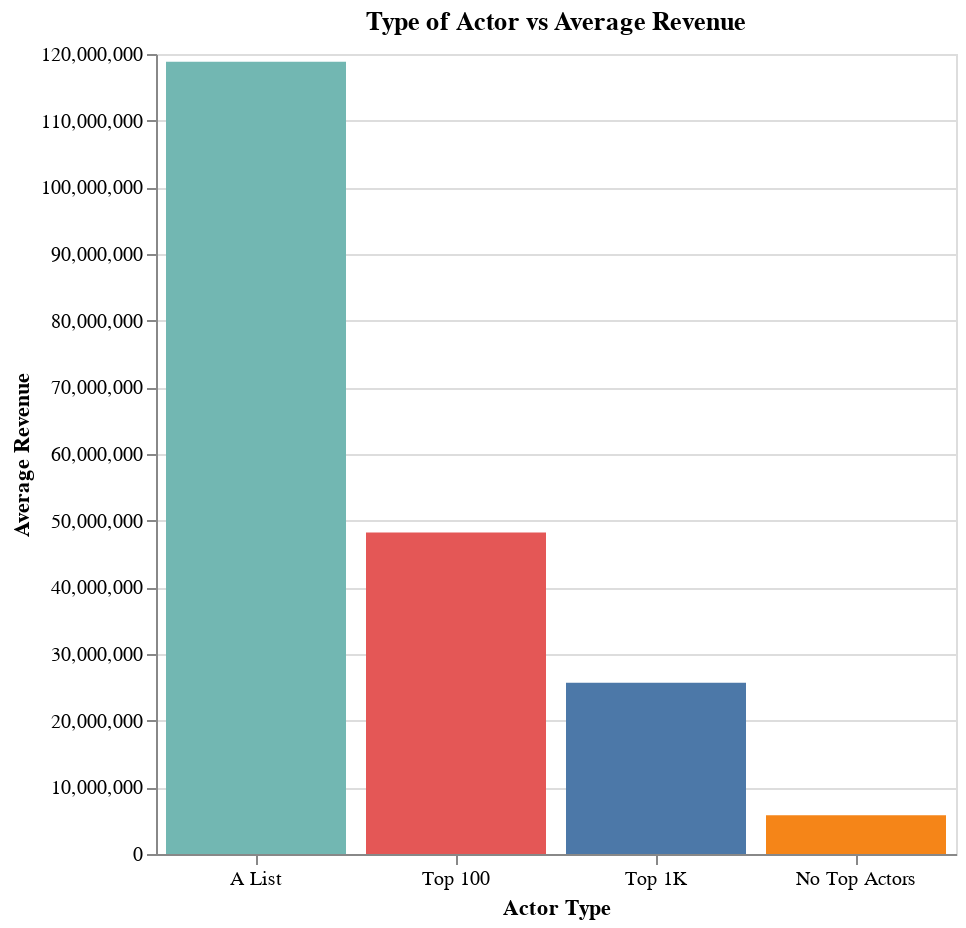

Notebook source saved alongside this figure:
### Code cell
''' 
Top actors vs Revenue
'''
import pandas as pd
import altair as alt

# load data
data = pd.read_csv('data/master_dataset.csv')

# calculate average revenue for movies with top 100 actors
alist_avg_revenue = data[data['a_list'] == 1]['revenue'].mean()

# calculate average revenue for movies with top 100 actors
top100_avg_revenue = data[data['top_100'] == 1]['revenue'].mean()

# calculate average revenue for movies with top 1k actors
top1k_avg_revenue = data[data['top_1k'] == 1]['revenue'].mean()

# calculate average revenue for movies with no top actors
no_top_avg_revenue = data[(data['a_list'] == 0) & (data['top_100'] == 0) & (data['top_1k'] == 0)]['revenue'].mean()

# create a DataFrame to use for plotting
plot_data = pd.DataFrame({
    'actor_type': pd.Categorical(['A List', 'Top 100', 'Top 1K', 'No Top Actors'], categories=['A List', 'Top 100', 'Top 1K', 'No Top Actors'], ordered=True),
    'average_revenue': [alist_avg_revenue, top100_avg_revenue, top1k_avg_revenue, no_top_avg_revenue],
    'color': ['red', 'green', 'blue', 'gray']
})

# create bar chart
chart = alt.Chart(plot_data).mark_bar().encode(
    x=alt.X('actor_type', title='Actor Type', axis=alt.Axis(labelAngle=0), sort=['A List', 'Top 100', 'Top 1K', 'No Top Actors']),
    y=alt.Y('average_revenue', title='Average Revenue'),
    color=alt.Color('color', legend=None),
    tooltip=['actor_type:N', 'average_revenue:Q']
).properties(
    title='Type of Actor vs Average Revenue',
    width=400,
    height=400
).interactive()

# display chart
chart.display()

### Figure 1 — Vega-Lite specification as saved in the notebook (floating-point values rounded to 4 significant figures)
{"config": {"view": {"continuousWidth": 400, "continuousHeight": 300}}, "data": {"name": "data-aeb70a381c7f5a879bb099e62b2e8ea0"}, "mark": "bar", "encoding": {"color": {"field": "color", "legend": null, "type": "nominal"}, "tooltip": [{"field": "actor_type", "type": "nominal"}, {"field": "average_revenue", "type": "quantitative"}], "x": {"axis": {"labelAngle": 0}, "field": "actor_type", "sort": ["A List", "Top 100", "Top 1K", "No Top Actors"], "title": "Actor Type", "type": "nominal"}, "y": {"field": "average_revenue", "title": "Average Revenue", "type": "quantitative"}}, "height": 400, "selection": {"selector072": {"type": "interval", "bind": "scales", "encodings": ["x", "y"]}}, "title": "Type of Actor vs Average Revenue", "width": 400, "$schema": "https://vega.github.io/schema/vega-lite/v4.17.0.json", "datasets": {"data-aeb70a381c7f5a879bb099e62b2e8ea0": [{"actor_type": "A List", "average_revenue": 118800000.0, "color": "red"}, {"actor_type": "Top 100", "average_revenue": 48230000.0, "color": "green"}, {"actor_type": "Top 1K", "average_revenue": 25680000.0, "color": "blue"}, {"actor_type": "No Top Actors", "average_revenue": 5812000.0, "color": "gray"}]}}
